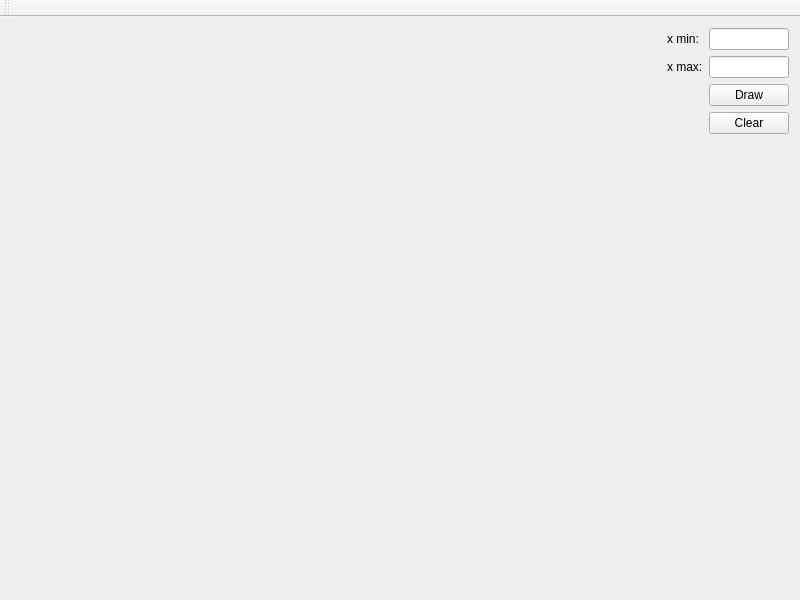
<?xml version="1.0" encoding="UTF-8"?>
<ui version="4.0">
 <class>MainWindow</class>
 <widget class="QMainWindow" name="MainWindow">
  <property name="geometry">
   <rect>
    <x>0</x>
    <y>0</y>
    <width>800</width>
    <height>600</height>
   </rect>
  </property>
  <property name="windowTitle">
   <string>Gergonne point</string>
  </property>
  <widget class="QWidget" name="centralWidget">
   <layout class="QGridLayout" name="gridLayout">
    <item row="0" column="0" rowspan="5">
     <widget class="DrawArea" name="drawArea" native="true">
      <property name="sizePolicy">
       <sizepolicy hsizetype="Expanding" vsizetype="Expanding">
        <horstretch>0</horstretch>
        <verstretch>0</verstretch>
       </sizepolicy>
      </property>
      <property name="minimumSize">
       <size>
        <width>64</width>
        <height>64</height>
       </size>
      </property>
     </widget>
    </item>
    <item row="2" column="3">
     <widget class="QPushButton" name="redrawButton">
      <property name="text">
       <string>Draw</string>
      </property>
     </widget>
    </item>
    <item row="1" column="3">
     <widget class="QLineEdit" name="xMax">
      <property name="sizePolicy">
       <sizepolicy hsizetype="Fixed" vsizetype="Fixed">
        <horstretch>0</horstretch>
        <verstretch>0</verstretch>
       </sizepolicy>
      </property>
      <property name="minimumSize">
       <size>
        <width>40</width>
        <height>0</height>
       </size>
      </property>
      <property name="maximumSize">
       <size>
        <width>80</width>
        <height>16777215</height>
       </size>
      </property>
     </widget>
    </item>
    <item row="0" column="2">
     <widget class="QLabel" name="labelXMin">
      <property name="text">
       <string>x min:</string>
      </property>
     </widget>
    </item>
    <item row="1" column="2">
     <widget class="QLabel" name="labelXMax">
      <property name="text">
       <string>x max:</string>
      </property>
     </widget>
    </item>
    <item row="4" column="2">
     <widget class="QLabel" name="labelDummy">
      <property name="enabled">
       <bool>false</bool>
      </property>
      <property name="sizePolicy">
       <sizepolicy hsizetype="Preferred" vsizetype="Expanding">
        <horstretch>0</horstretch>
        <verstretch>0</verstretch>
       </sizepolicy>
      </property>
      <property name="text">
       <string/>
      </property>
     </widget>
    </item>
    <item row="0" column="3">
     <widget class="QLineEdit" name="xMin">
      <property name="sizePolicy">
       <sizepolicy hsizetype="Fixed" vsizetype="Fixed">
        <horstretch>0</horstretch>
        <verstretch>0</verstretch>
       </sizepolicy>
      </property>
      <property name="minimumSize">
       <size>
        <width>40</width>
        <height>0</height>
       </size>
      </property>
      <property name="maximumSize">
       <size>
        <width>80</width>
        <height>16777215</height>
       </size>
      </property>
     </widget>
    </item>
    <item row="3" column="3">
     <widget class="QPushButton" name="clearButton">
      <property name="text">
       <string>Clear</string>
      </property>
     </widget>
    </item>
   </layout>
  </widget>
  <widget class="QToolBar" name="mainToolBar">
   <attribute name="toolBarArea">
    <enum>TopToolBarArea</enum>
   </attribute>
   <attribute name="toolBarBreak">
    <bool>false</bool>
   </attribute>
  </widget>
  <widget class="QMenuBar" name="menuBar">
   <property name="geometry">
    <rect>
     <x>0</x>
     <y>0</y>
     <width>800</width>
     <height>21</height>
    </rect>
   </property>
  </widget>
 </widget>
 <layoutdefault spacing="6" margin="11"/>
 <customwidgets>
  <customwidget>
   <class>DrawArea</class>
   <extends>QWidget</extends>
   <header location="global">drawarea.h</header>
   <container>1</container>
  </customwidget>
 </customwidgets>
 <resources/>
 <connections/>
</ui>
